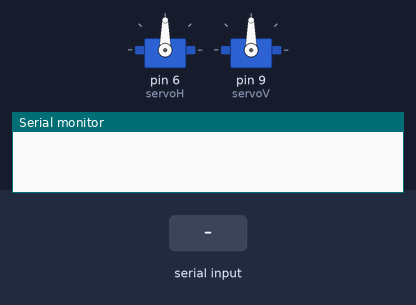
This sketch was run on a simulated Arduino Uno, built with avr-gcc and run on an emulated ATmega328P. Shown: 2 × servo, the last lines printed to the serial monitor. The test bench sets the inputs (shaded band).

Above: at 1.2 s.
1.3 s: "a" received over Serial
At 1.9 s:
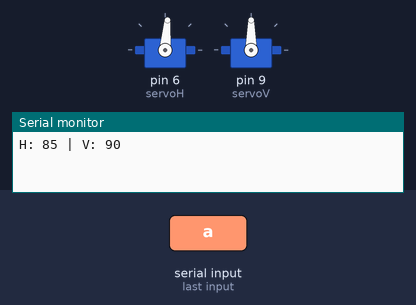
2.8 s: "w" received over Serial
At 4.0 s:
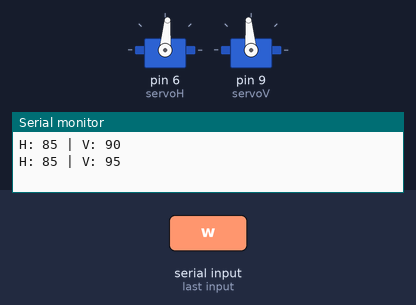
4.3 s: "w" received over Serial
At 5.4 s:
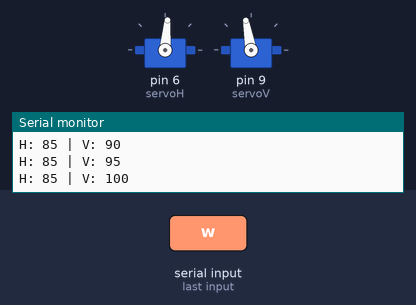
5.8 s: "s" received over Serial
At 6.5 s:
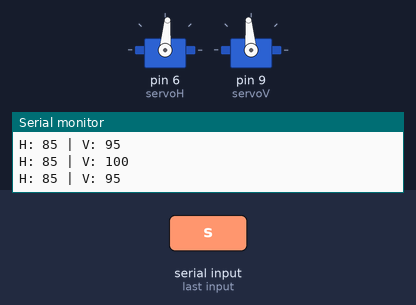
Timing chart, 0 to 8.3 s (numbered marks = the images above; inputs shaded):
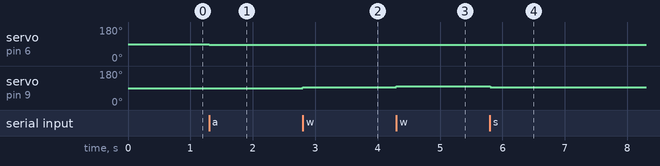

The sketch:

motor_calibration.ino
```cpp
#include <Servo.h>

Servo servoH;  // horizontal motor
Servo servoV;  // vertical motor

int posH = 90;
int posV = 90;

void setup() {
  Serial.begin(9600);

  servoH.attach(6);   // horizontal axis
  servoV.attach(9);   // vertical axis

  servoH.write(posH);
  servoV.write(posV);
}

void loop() {
  if (Serial.available() > 0) {
    char input = Serial.read();

    // HORIZONTAL CONTROL
    if (input == 'a') posH -= 5;   // left
    if (input == 'd') posH += 5;   // right

    // VERTICAL CONTROL
    if (input == 'w') posV += 5;   // up
    if (input == 's') posV -= 5;   // down

    // CENTER BOTH
    if (input == 'c') {
      posH = 90;
      posV = 90;
    }

    // constrain values
    posH = constrain(posH, 0, 180);
    posV = constrain(posV, 0, 180);

    // write to motors
    servoH.write(posH);
    servoV.write(posV);

    Serial.print("H: ");
    Serial.print(posH);
    Serial.print(" | V: ");
    Serial.println(posV);
  }
}
```

Measured:
- after the input at 1.3 s, servo on pin 6 (servoH): 90° → 85° at once
- after the input at 2.8 s, servo on pin 9 (servoV): 90° → 95° at once
- after the input at 4.3 s, servo on pin 9 (servoV): 95° → 100° at once
- after the input at 5.8 s, servo on pin 9 (servoV): 100° → 95° at once
